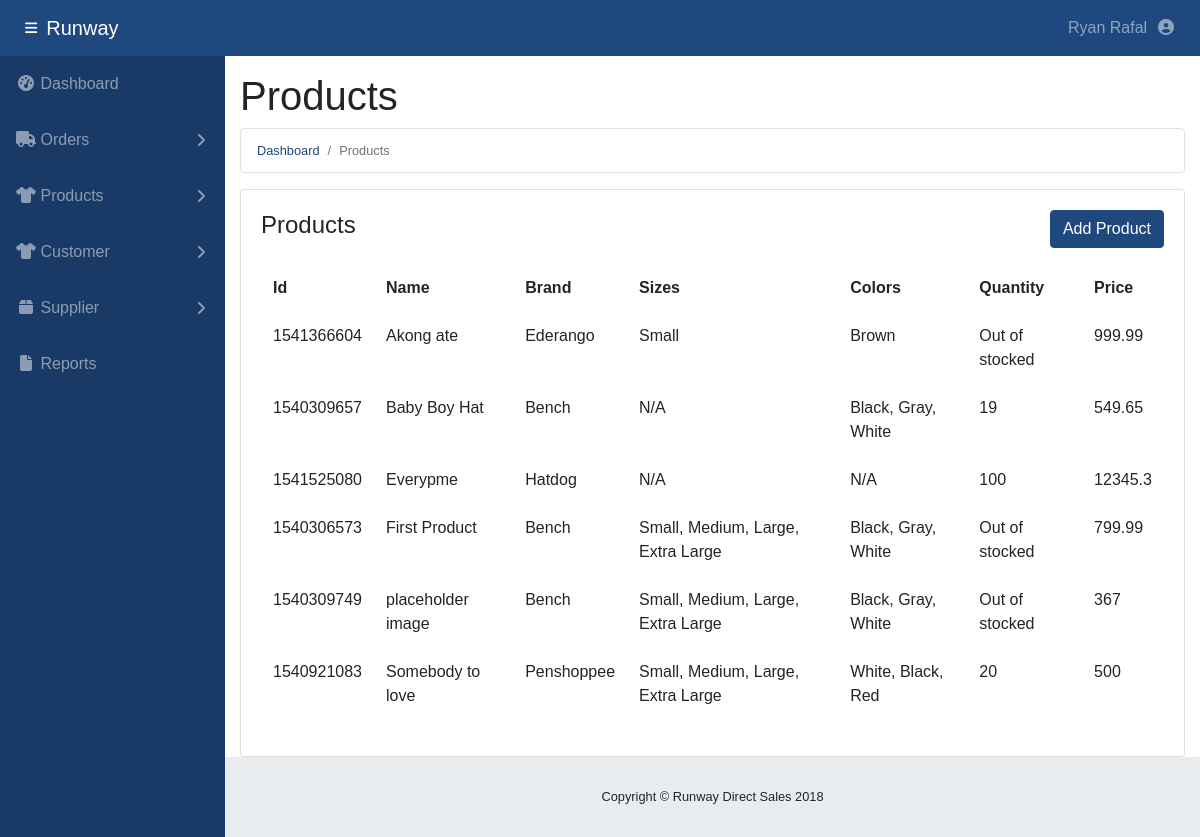
The app's page /products.php (signed in) with its own data.
### tables this page shows
CREATE TABLE `productcategory` (
  `ProductId` int(10) NOT NULL,
  `PName` char(25) NOT NULL,
  `PQuantity` int(6) NOT NULL,
  `PPrice` double NOT NULL,
  `PSizes` char(255) DEFAULT NULL,
  `PColors` char(255) DEFAULT NULL,
  `PImage` varchar(255) NOT NULL,
  PRIMARY KEY (`PName`),
  UNIQUE KEY `PName_UNIQUE` (`PName`),
  KEY `FKProductIdPC_idx` (`ProductId`),
  CONSTRAINT `FKProductIdPC` FOREIGN KEY (`ProductId`) REFERENCES `product` (`ProductId`) ON DELETE NO ACTION ON UPDATE NO ACTION
);

CREATE TABLE `product` (
  `ProductId` int(10) NOT NULL,
  `PBrand` char(20) NOT NULL,
  PRIMARY KEY (`ProductId`)
);

### products.php (the view, shortened to what this page needs)
<?php
$conn = require "php/connection.php";
$products = $conn->query("
  SELECT *
  FROM
    product
      INNER JOIN
        productcategory
          ON product.ProductId = productcategory.ProductId
")->fetch_all(MYSQLI_ASSOC);
?>
<!DOCTYPE html>
<html lang="en">
<head>
  <link href="vendor/fontawesome-free/css/all.min.css" rel="stylesheet" type="text/css">
  <link href="vendor/datatables/dataTables.bootstrap4.css" rel="stylesheet">
  <link href="css/sb-admin.css" rel="stylesheet">
</head>
<body id="page-top">
  <nav class="navbar navbar-expand navbar-dark bg-primary static-top">
    <button class="btn btn-link btn-sm text-white order-1 order-sm-0" id="sidebarToggle" href="#">
      <i class="fas fa-bars"></i>
    </button>
    <a class="navbar-brand mr-1" href="index.php">Runway</a>
    <ul class="navbar-nav ml-auto ml-md-0">
      <li class="nav-item dropdown no-arrow">
        <a class="nav-link dropdown-toggle" href="#" id="userDropdown" role="button" data-toggle="dropdown"
          aria-haspopup="true" aria-expanded="false">
          Ryan Rafal &nbsp;<i class="fas fa-user-circle fa-fw"></i>
        </a>
      </li>
    </ul>
  </nav>
  <div id="wrapper">
    <ul class="sidebar navbar-nav bg-secondary">
      <li class="nav-item">
        <a class="nav-link" href="index.php">
          <i class="fas fa-fw fa-tachometer-alt"></i>
          <span>Dashboard</span>
        </a>
      </li>
      <li class="nav-item dropdown">
        <a class="nav-link dropdown-toggle" href="#" id="ordersDropdown" role="button" data-toggle="dropdown"
          aria-haspopup="true" aria-expanded="false">
          <i class="fas fa-fw fa-truck"></i>
          <span>Orders</span>
        </a>
      </li>
      <li class="nav-item dropdown">
        <a class="nav-link dropdown-toggle" href="#" id="ordersDropdown" role="button" data-toggle="dropdown"
          aria-haspopup="true" aria-expanded="false">
          <i class="fas fa-fw fa-tshirt"></i>
          <span>Products</span>
        </a>
      </li>
           <li class="nav-item dropdown">
        <a class="nav-link dropdown-toggle" href="#" id="ordersDropdown" role="button" data-toggle="dropdown"
          aria-haspopup="true" aria-expanded="false">
          <i class="fas fa-fw fa-tshirt"></i>
          <span>Customer</span>
        </a>
      </li>
        <li class="nav-item dropdown">
        <a class="nav-link dropdown-toggle" href="#" id="suppliersDropdown" role="button" data-toggle="dropdown" aria-haspopup="true"
          aria-expanded="false">
          <i class="fas fa-fw fa-box"></i>
          <span>Supplier</span>
        </a>
      </li>
      <li class="nav-item dropdown">
        <a class="nav-link" href="reports.php">
          <i class="fas fa-fw fa-file"></i>
          <span>Reports</span>
        </a>
      </li>
    </ul>
    <div id="content-wrapper">
      <div class="container">
        <h1>Products</h1>
        <ol class="breadcrumb bg-white small border border-1 border-grey">
          <li class="breadcrumb-item">
            <a href="index.php">Dashboard</a>
          </li>
          <li class="breadcrumb-item active">Products</li>
        </ol>
        <div class="card">
          <div class="card-body">
            <div class="d-flex justify-content-between align-items-center mb-3">
              <h4>Products</h4>
              <a href="product.php" class="btn btn-primary">Add Product</a>
            </div>
             <div class="table-responsive">
              <table class="table table-borderless" id="productsViewProduct" width="100%">
                <thead>
                  <tr>
                    <th scope="col">Id</th>
                    <th scope="col">Name</th>
                    <th scope="col">Brand</th>
                    <th scope="col">Sizes</th>
                    <th scope="col">Colors</th>
                    <th scope="col">Quantity</th>
                    <th scope="col">Price</th>
                  </tr>
                </thead>
                <tbody>
                  <?php
                  foreach ($products as $product) {
                    $sizesornull = empty($product["PSizes"]) ?  "N/A" : $product["PSizes"];
                    $colorsornull = empty($product["PColors"]) ? "N/A" : $product["PColors"];
                    $quantityorout = $product["PQuantity"] > 0 ? $product["PQuantity"] : "Out of stocked";
                    echo
                      "<tr>
                    <td scope='row'>$product[ProductId]</td>
                    <td>$product[PName]</td>
                    <td>$product[PBrand]</td>
                    <td>$sizesornull</td>
                    <td>$colorsornull</td>
                    <td>$quantityorout</td>
                    <td>$product[PPrice]</td>
                    </tr>";
                  }
                  ?>
                </tbody>
              </table>
            </div>
          </div>
        </div>
      </div>
      <footer class="sticky-footer">
        <div class="container my-auto">
          <div class="copyright text-center my-auto">
            <span>Copyright © Runway Direct Sales 2018</span>
          </div>
        </div>
      </footer>
    </div>
  </div>
</body>
</html>

### records on screen
productcategory: ProductId "1541366604", PName "Akong ate", ProductId.PBrand "Ederango", PSizes "Small", PColors "Brown", PQuantity "Out of stocked", PPrice "999.99"
productcategory: ProductId "1540309657", PName "Baby Boy Hat", ProductId.PBrand "Bench", PSizes "N/A", PColors "Black, Gray, White", PQuantity "19", PPrice "549.65"
productcategory: ProductId "1541525080", PName "Everypme", ProductId.PBrand "Hatdog", PSizes "N/A", PColors "N/A", PQuantity "100", PPrice "12345.3"
productcategory: ProductId "1540306573", PName "First Product", ProductId.PBrand "Bench", PSizes "Small, Medium, Large, Extra Large", PColors "Black, Gray, White", PQuantity "Out of stocked", PPrice "799.99"
productcategory: ProductId "1540309749", PName "placeholder image", ProductId.PBrand "Bench", PSizes "Small, Medium, Large, Extra Large", PColors "Black, Gray, White", PQuantity "Out of stocked", PPrice "367"
productcategory: ProductId "1540921083", PName "Somebody to love", ProductId.PBrand "Penshoppee", PSizes "Small, Medium, Large, Extra Large", PColors "White, Black, Red", PQuantity "20", PPrice "500"
